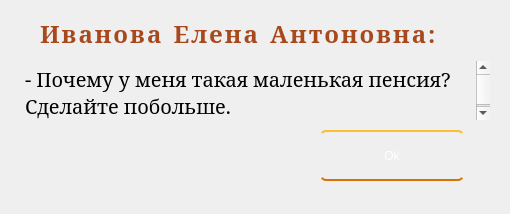
<?xml version="1.0" encoding="UTF-8"?>
<ui version="4.0">
 <class>Dialog</class>
 <widget class="QDialog" name="Dialog">
  <property name="geometry">
   <rect>
    <x>0</x>
    <y>0</y>
    <width>510</width>
    <height>214</height>
   </rect>
  </property>
  <property name="windowTitle">
   <string>Уведомление</string>
  </property>
  <property name="styleSheet">
   <string notr="true">QDialog{
background-image:url(background.jpg);
}</string>
  </property>
  <widget class="QPushButton" name="accepted_btn">
   <property name="geometry">
    <rect>
     <x>320</x>
     <y>130</y>
     <width>144</width>
     <height>51</height>
    </rect>
   </property>
   <property name="styleSheet">
    <string notr="true">QPushButton {
  display: inline-block;
  color: white;
  text-decoration: none;
  padding: .2em 2em;
  outline: none;
  border-width: 2px 0;
  border-style: solid none;
  border-color: #FDBE33 #000 #D77206;
  border-radius: 6px;
  background: linear-gradient(#F3AE0F, #E38916) #E38916;
  transition: 0.2s;
} 
QPushButton:active { 
background: linear-gradient(#f59500, #f5ae00) #f59500; 
}
QPushButton:hover{ 
background: linear-gradient(#f5ae00, #f59500) #f5ae00; 
}</string>
   </property>
   <property name="text">
    <string>Ok</string>
   </property>
  </widget>
  <widget class="QTextEdit" name="textEdit">
   <property name="geometry">
    <rect>
     <x>20</x>
     <y>60</y>
     <width>471</width>
     <height>61</height>
    </rect>
   </property>
   <property name="font">
    <font>
     <family>serif,Georgia</family>
     <pointsize>-1</pointsize>
     <weight>50</weight>
     <italic>false</italic>
     <bold>false</bold>
    </font>
   </property>
   <property name="styleSheet">
    <string notr="true">QTextEdit{
font-family: serif, Georgia;
font-size: 20px;
color: #000000;
font-weight: normal;
font-style: normal;
font-variant: normal;
text-transform: none;
background: rgb(0, 0, 0, 0); 
}</string>
   </property>
   <property name="readOnly">
    <bool>true</bool>
   </property>
   <property name="html">
    <string>&lt;!DOCTYPE HTML PUBLIC &quot;-//W3C//DTD HTML 4.0//EN&quot; &quot;http://www.w3.org/TR/REC-html40/strict.dtd&quot;&gt;
&lt;html&gt;&lt;head&gt;&lt;meta name=&quot;qrichtext&quot; content=&quot;1&quot; /&gt;&lt;style type=&quot;text/css&quot;&gt;
p, li { white-space: pre-wrap; }
&lt;/style&gt;&lt;/head&gt;&lt;body style=&quot; font-family:'serif,Georgia'; font-size:20px; font-weight:400; font-style:normal;&quot;&gt;
&lt;p style=&quot; margin-top:0px; margin-bottom:0px; margin-left:0px; margin-right:0px; -qt-block-indent:0; text-indent:0px;&quot;&gt;&lt;span style=&quot; font-size:20px;&quot;&gt;- Почему у меня такая маленькая пенсия? Сделайте побольше.&lt;/span&gt;&lt;/p&gt;&lt;/body&gt;&lt;/html&gt;</string>
   </property>
  </widget>
  <widget class="QLabel" name="fio_info_lb">
   <property name="geometry">
    <rect>
     <x>40</x>
     <y>20</y>
     <width>591</width>
     <height>28</height>
    </rect>
   </property>
   <property name="font">
    <font>
     <family>serif,Georgia</family>
     <pointsize>-1</pointsize>
     <weight>87</weight>
     <italic>false</italic>
     <bold>true</bold>
    </font>
   </property>
   <property name="styleSheet">
    <string notr="true">QLabel{
background: rgb(0, 0, 0, 0); 
font-family: serif, Georgia;
font-size: 24px;
letter-spacing: 2px;
word-spacing: 2px;
color: #A8491D;
font-weight: 700;
text-decoration: rgb(68, 68, 68);
font-style: normal;
font-variant: small-caps;
text-transform: none;
}</string>
   </property>
   <property name="text">
    <string>Иванова Елена Антоновна:</string>
   </property>
  </widget>
 </widget>
 <resources>
  <include location="../background_image.qrc"/>
 </resources>
 <connections/>
</ui>
